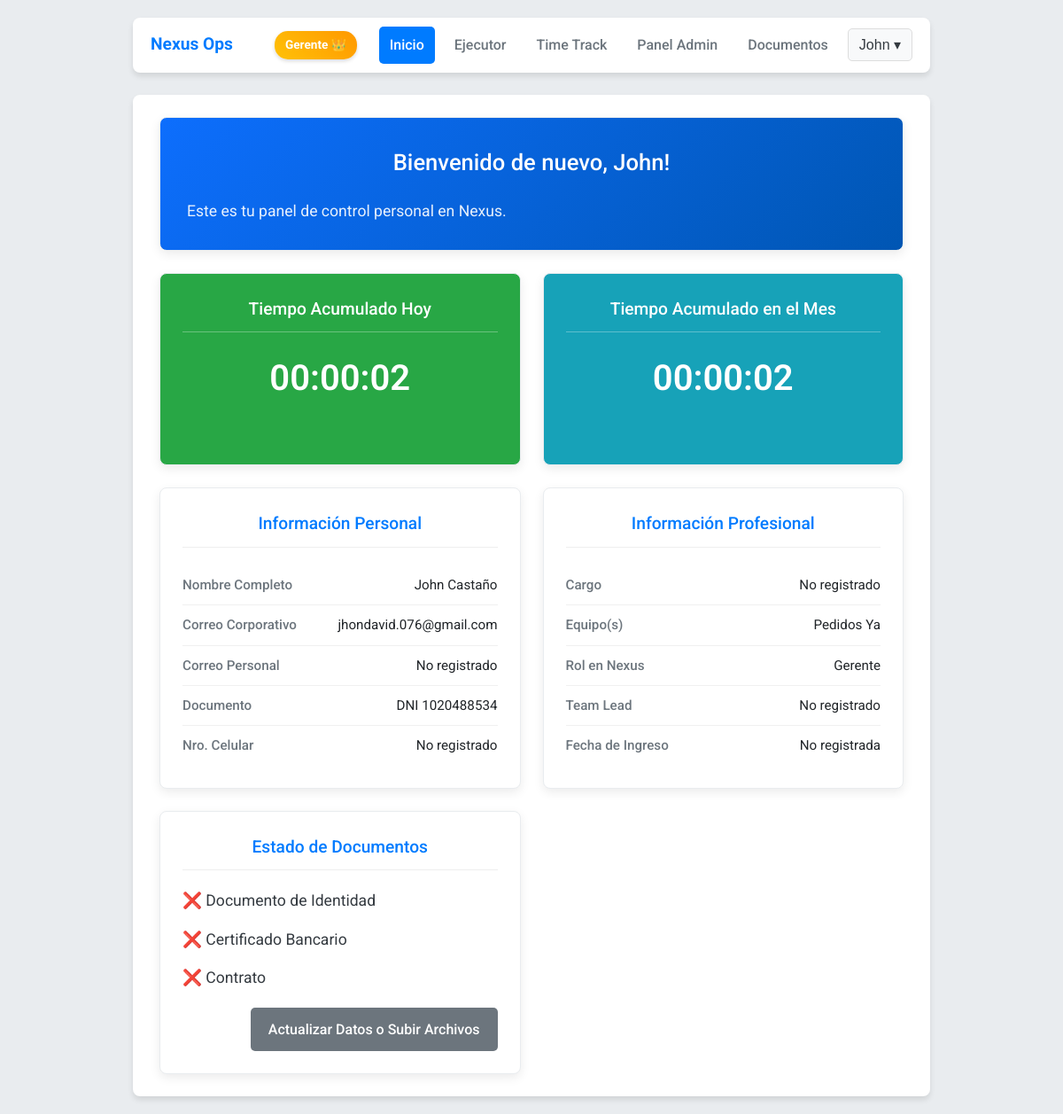
Screenshot of / (signed in) with the database file from the repository.
### app.py (models this page shows, shortened)
class User(UserMixin, db.Model):
    id = db.Column(db.Integer, primary_key=True)
    email = db.Column(db.String(150), unique=True, nullable=False)
    password_hash = db.Column(db.String(256), nullable=False)
    role = db.Column(db.String(50), nullable=False, default='Agent')
    session_token = db.Column(db.String(36), default=lambda: str(uuid.uuid4()))
    nombre = db.Column(db.String(100), nullable=True)
    apellido = db.Column(db.String(100), nullable=True)
    correo_personal = db.Column(db.String(150), nullable=True)
    tipo_documento = db.Column(db.String(50), nullable=True)
    numero_documento = db.Column(db.String(50), nullable=True)
    numero_celular = db.Column(db.String(25), nullable=True)
    pais_residencia = db.Column(db.String(100), nullable=True)
    ciudad_residencia = db.Column(db.String(100), nullable=True)
    fecha_nacimiento = db.Column(db.Date, nullable=True)
    fecha_ingreso = db.Column(db.Date, nullable=True)
    estado_colaborador = db.Column(db.String(20), nullable=True, default='Activo')
    linkedin_url = db.Column(db.String(255), nullable=True)
    service = db.Column(db.String(100), nullable=True)
    lob = db.Column(db.String(100), nullable=True)
    cargo = db.Column(db.String(100), nullable=True)
    tl = db.Column(db.String(100), nullable=True)
    tm = db.Column(db.String(100), nullable=True)
    documento_identidad_file = db.Column(db.String(255), nullable=True)
    certificado_bancario_file = db.Column(db.String(255), nullable=True)
    contrato_file = db.Column(db.String(255), nullable=True)
    documento_identidad_uploaded_at = db.Column(db.DateTime, nullable=True)
    certificado_bancario_uploaded_at = db.Column(db.DateTime, nullable=True)
    contrato_uploaded_at = db.Column(db.DateTime, nullable=True)
    time_logs = db.relationship('TimeLog', backref='user', lazy=True)
    teams = db.relationship('Team', secondary=user_teams, lazy='subquery',
                            backref=db.backref('users', lazy=True))

### app.py (the view)
@app.route('/')
@login_required
def index():
    from sqlalchemy import func
    colombia_tz = pytz.timezone('America/Bogota')
    now_colombia = datetime.now(colombia_tz)
    today_start = now_colombia.replace(hour=0, minute=0, second=0, microsecond=0)
    today_end = today_start + timedelta(days=1)
    today_start_utc = today_start.astimezone(pytz.utc)
    today_end_utc = today_end.astimezone(pytz.utc)
    today_duration_sec = db.session.query(func.sum(TimeLog.duration)).filter(
        TimeLog.user_id == current_user.id,
        TimeLog.start_time >= today_start_utc,
        TimeLog.start_time < today_end_utc
    ).scalar() or 0
    month_start = now_colombia.replace(day=1, hour=0, minute=0, second=0, microsecond=0)
    next_month = (month_start.replace(day=28) + timedelta(days=4)).replace(day=1)
    month_end = next_month
    month_start_utc = month_start.astimezone(pytz.utc)
    month_end_utc = month_end.astimezone(pytz.utc)
    month_duration_sec = db.session.query(func.sum(TimeLog.duration)).filter(
        TimeLog.user_id == current_user.id,
        TimeLog.start_time >= month_start_utc,
        TimeLog.start_time < month_end_utc
    ).scalar() or 0
    today_duration_formatted = format_seconds_to_hhh_mm_ss(today_duration_sec)
    month_duration_formatted = format_seconds_to_hhh_mm_ss(month_duration_sec)
    return render_template('index.html', today_duration=today_duration_formatted, month_duration=month_duration_formatted)

### app.py (called while the page is built)
def format_seconds_to_hhh_mm_ss(seconds):
    if seconds is None:
        return "00:00:00"
    total_seconds = int(seconds)
    hours = total_seconds // 3600
    minutes = (total_seconds % 3600) // 60
    secs = total_seconds % 60
    return f"{hours:02}:{minutes:02}:{secs:02}"

@login_manager.user_loader
def load_user(user_id): return User.query.get(int(user_id))

@app.before_request
def check_session():
    if request.endpoint and request.endpoint not in ['login', 'create_tables', 'static']:
        if current_user.is_authenticated and session.get('user_session_token') != current_user.session_token:
            logout_user()
            flash('Tu sesión ha sido cerrada por un administrador.', 'warning')
            return redirect(url_for('login'))

@app.teardown_request
def call_after_request_callbacks(response):
    if response: # response can be None in some cases
        for callback in getattr(g, 'after_request_callbacks', ()): response = callback(response)
    return response

### templates/index.html (shortened to what this page needs)
{% extends "base.html" %}
{% block content %}
<div class="dashboard-grid">
    <div class="dashboard-card welcome-card">
        <h2>Bienvenido de nuevo, {{ current_user.nombre or 'Usuario' }}!</h2>
        <p>Este es tu panel de control personal en Nexus.</p>
    </div>
    <div class="dashboard-card time-card today-card">
        <h3>Tiempo Acumulado Hoy</h3>
        <p class="duration">{{ today_duration }}</p>
    </div>
    <div class="dashboard-card time-card month-card">
        <h3>Tiempo Acumulado en el Mes</h3>
        <p class="duration">{{ month_duration }}</p>
    </div>
    <div class="dashboard-card">
        <h3>Información Personal</h3>
        <ul class="info-list">
            <li><span class="label">Nombre Completo</span><span class="value">{{ current_user.nombre }} {{ current_user.apellido }}</span></li>
            <li><span class="label">Correo Corporativo</span><span class="value">{{ current_user.email }}</span></li>
            <li><span class="label">Correo Personal</span><span class="value">{{ current_user.correo_personal or 'No registrado' }}</span></li>
            <li><span class="label">Documento</span><span class="value">{{ current_user.tipo_documento or '' }} {{ current_user.numero_documento or 'No registrado' }}</span></li>
            <li><span class="label">Nro. Celular</span><span class="value">{{ current_user.numero_celular or 'No registrado' }}</span></li>
        </ul>
    </div>
    <div class="dashboard-card">
        <h3>Información Profesional</h3>
        <ul class="info-list">
            <li><span class="label">Cargo</span><span class="value">{{ current_user.cargo or 'No registrado' }}</span></li>
            <li><span class="label">Equipo(s)</span><span class="value">{{ current_user.teams|map(attribute='name')|join(', ') or 'No asignado' }}</span></li>
            <li><span class="label">Rol en Nexus</span><span class="value">{{ current_user.role }}</span></li>
            <li><span class="label">Team Lead</span><span class="value">{{ current_user.tl or 'No registrado' }}</span></li>
            <li><span class="label">Fecha de Ingreso</span><span class="value">{{ current_user.fecha_ingreso.strftime('%d-%m-%Y') if current_user.fecha_ingreso else 'No registrada' }}</span></li>
        </ul>
    </div>
    <div class="dashboard-card">
        <h3>Estado de Documentos</h3>
        <ul class="docs-list">
            <li>
                {% if current_user.documento_identidad_file %}
                    <span class="status-ok">✔️</span> Documento de Identidad
                {% else %}
                    <span class="status-pending">❌</span> Documento de Identidad
                {% endif %}
            </li>
            <li>
                {% if current_user.certificado_bancario_file %}
                    <span class="status-ok">✔️</span> Certificado Bancario
                {% else %}
                    <span class="status-pending">❌</span> Certificado Bancario
                {% endif %}
            </li>
            <li>
                {% if current_user.contrato_file %}
                    <span class="status-ok">✔️</span> Contrato
                {% else %}
                    <span class="status-pending">❌</span> Contrato
                {% endif %}
            </li>
        </ul>
        <div style="text-align: right; margin-top: 20px;">
            <a href="{{ url_for('mis_datos') }}" class="button-link button-secondary">Actualizar Datos o Subir Archivos</a>
        </div>
    </div>
</div>
{% endblock %}

### templates/base.html (shortened to what this page needs)
<!DOCTYPE html>
<html lang="es">
<head>
</head>
<body>
    <div class="main-container">
        {% if current_user.is_authenticated %}
        <nav>
            <div class="logo">Nexus Ops</div>
            <div class="nav-links">
                {% if current_user.role == 'Gerente' %}
                    <span class="role-badge role-gerente">Gerente 👑</span>
                {% elif current_user.role == 'SubGerente' %}
                    <span class="role-badge role-subgerente">SubGerente 🛡️</span>
                {% elif current_user.role == 'Admin' %}
                    <span class="role-badge role-admin">Admin 🏅</span>
                {% else %}
                    <span class="role-badge role-agent">Agent ✅</span>
                {% endif %}
                <a href="{{ url_for('index') }}" class="{{ 'active' if request.endpoint == 'index' else '' }}">Inicio</a>
                {% if current_user.role == 'Gerente' %}
                <a href="{{ url_for('ejecutor') }}" class="{{ 'active' if request.endpoint == 'ejecutor' else '' }}">Ejecutor</a>
                {% endif %}
                <a href="{{ url_for('time_track_page') }}" class="{{ 'active' if request.endpoint == 'time_track_page' else '' }}">Time Track</a>
                {% if current_user.role in ['Admin', 'SubGerente', 'Gerente'] %}
                <a href="{{ url_for('admin_panel') }}" class="{{ 'active' if request.endpoint in ['admin_panel', 'edit_user'] else '' }}">Panel Admin</a>
                {% endif %}
                {% if current_user.role in ['SubGerente', 'Gerente'] %}
                <a href="{{ url_for('documentos') }}" class="{{ 'active' if request.endpoint == 'documentos' else '' }}">Documentos</a>
                {% endif %}
                <div class="user-menu">
                    <button class="user-menu-button">{{ current_user.nombre or current_user.email }} ▾</button>
                </div>
            </div>
        </nav>
        {% endif %}
        <div class="container">
            {% block content %}{% endblock %}
        </div>
    </div>
</body>
</html>

### templates/base.html (style rules this page uses)
:root { --primary-color: #007bff; --secondary-color: #6c757d; --success-color: #28a745; --danger-color: #dc3545; --warning-color: #ffc107; --info-color: #17a2b8; --light-color: #f8f9fa; --dark-color: #343a40; --background-color: #e9ecef; --font-family: 'Roboto', sans-serif; --border-radius: 8px; --box-shadow: 0 4px 6px rgba(0, 0, 0, 0.1); }
body { font-family: var(--font-family); background-color: var(--background-color); margin: 0; padding: 20px; color: var(--dark-color); line-height: 1.6; }
.main-container { max-width: 900px; margin: 0 auto; }
nav { background-color: #ffffff; padding: 10px 20px; border-radius: var(--border-radius); box-shadow: var(--box-shadow); display: flex; justify-content: space-between; align-items: center; margin-bottom: 25px; }
nav .logo { font-weight: 700; font-size: 1.2em; color: var(--primary-color); }
.nav-links { display: flex; align-items: center; gap: 10px; }
nav a { color: var(--secondary-color); text-decoration: none; padding: 8px 12px; border-radius: 5px; transition: background-color 0.3s, color 0.3s; font-weight: 500; }
nav a:hover, nav a.active { background-color: var(--primary-color); color: white; }
.container { background: #ffffff; padding: 25px 30px; border-radius: var(--border-radius); box-shadow: var(--box-shadow); }
h1, h2, h3 { color: var(--dark-color); text-align: center; margin-bottom: 20px; }
h2 { font-size: 1.6em; }
h3 { font-size: 1.3em; border-bottom: 2px solid var(--primary-color); padding-bottom: 10px; }
.role-badge { font-size: 0.85em; font-weight: 700; padding: 5px 12px; border-radius: 15px; color: white; margin-right: 15px; box-shadow: 0 2px 4px rgba(0,0,0,0.15); }
.role-gerente { background: linear-gradient(45deg, var(--warning-color), #ff9800); }
.user-menu { position: relative; display: inline-block; }
.user-menu-button { background-color: var(--light-color); color: var(--dark-color); padding: 8px 12px; font-size: 1em; border: 1px solid #ddd; cursor: pointer; border-radius: 5px; font-weight: 500; }
button, .button-link { background-color: var(--primary-color); color: white; border: none; padding: 12px 20px; border-radius: 5px; cursor: pointer; font-size: 16px; font-weight: 500; transition: background-color 0.3s, transform 0.2s; text-decoration: none; display: inline-block; }
.button-secondary { background-color: var(--secondary-color); }

### templates/index.html (style rules this page uses)
.dashboard-grid { display: grid; grid-template-columns: repeat(auto-fit, minmax(350px, 1fr)); gap: 25px; }
.dashboard-card { background-color: #ffffff; border-radius: var(--border-radius); padding: 25px; box-shadow: 0 4px 12px rgba(0, 0, 0, 0.08); border: 1px solid #e9ecef; }
.welcome-card { grid-column: 1 / -1; background: linear-gradient(135deg, #0d6efd, #0056b3); color: white; padding: 30px; }
.welcome-card h2, .welcome-card p { color: white; }
.welcome-card h2 { margin-top: 0; font-weight: 500; }
.welcome-card p { margin-bottom: 0; font-size: 1.1em; opacity: 0.9; }
.dashboard-card h3 { color: var(--primary-color); margin-top: 0; padding-bottom: 10px; border-bottom: 1px solid #eee; font-size: 1.2em; font-weight: 500; }
.time-card h3 { color: white; border-bottom: 1px solid rgba(255, 255, 255, 0.3); }
.time-card { text-align: center; color: white; }
.time-card .duration { font-size: 2.5em; font-weight: 600; margin-top: 15px; }
.today-card { background-color: var(--success-color); }
.month-card { background-color: var(--info-color); }
.info-list { list-style: none; padding: 0; margin: 0; }
.info-list li { display: flex; justify-content: space-between; padding: 10px 0; border-bottom: 1px solid #f0f0f0; font-size: 0.95em; }
.info-list li:last-child { border-bottom: none; }
.info-list .label { color: #6c757d; font-weight: 500; }
.info-list .value { color: #212529; text-align: right; }
.docs-list { list-style: none; padding: 0; font-size: 1.1em; }
.docs-list li { margin-bottom: 15px; }
.docs-list .status-pending { color: var(--danger-color); }

### rows the page displays
User: nombre "John", apellido "Castaño", email "jhondavid.076@gmail.com", correo_personal "No registrado", tipo_documento "DNI", numero_documento "1020488534", numero_celular "No registrado", cargo "No registrado", role "Gerente", tl "No registrado", fecha_ingreso "No registrada"

### other values shown
{{ today_duration }} "00:00:02"
{{ month_duration }} "00:00:02"
{{ current_user.teams|map(attribute='name')|join(', ') or 'No asignado' }} "Pedidos Ya"
